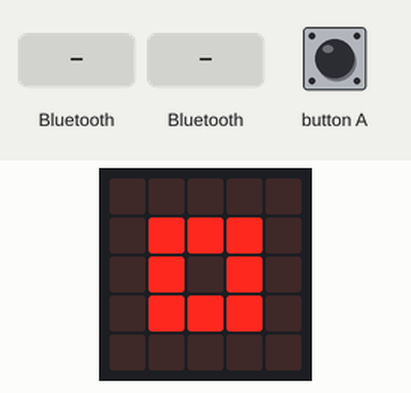
Recording of a program running on a simulated BBC micro:bit (MakeCode). On the bench: the board's 5×5 LED display. The inputs (shaded band) are chosen by the test bench.

Above: at 1.8 s.
1.9 s: a phone connects over Bluetooth
At 2.2 s:
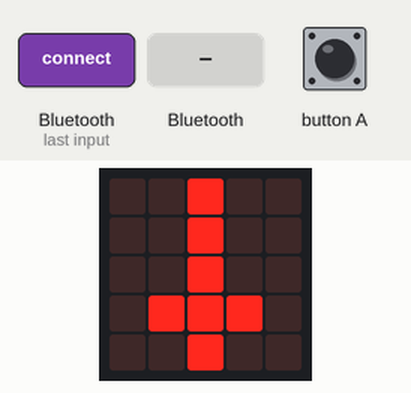
3.4 s: "1" arrives over Bluetooth UART
At 4.5 s:
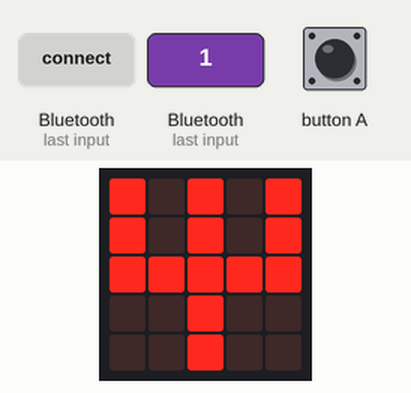
4.9 s: a phone disconnects over Bluetooth
At 5.7 s:
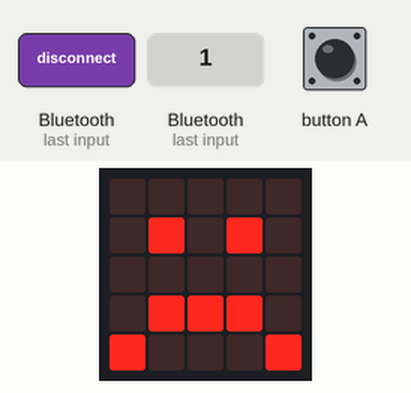
8.0 s: "A" arrives over Bluetooth UART
At 9.2 s:
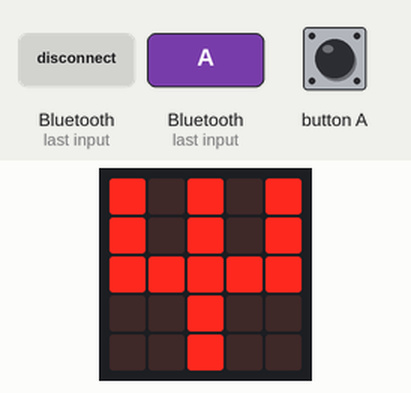
Timing chart, 0 to 11.0 s (numbered marks = the images above; inputs shaded):
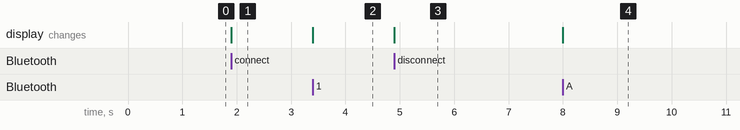

Measured:
- after the input at 1.9 s, the display: changes at once (image 1)
- after the input at 3.4 s, the display: changes at once (image 2)
- after the input at 4.9 s, the display: changes at once (image 3)
- after the input at 8.0 s, the display: changes at once (image 4)

The program:

main.ts
```typescript
bluetooth.onBluetoothConnected(function () {
    basic.showIcon(IconNames.Sword)
})
bluetooth.onBluetoothDisconnected(function () {
    basic.showIcon(IconNames.Sad)
})
input.onButtonPressed(Button.A, function () {
    bluetooth.uartWriteString(String.fromCharCode(count))
    count = count + 1
})
bluetooth.onUartDataReceived(serial.delimiters(Delimiters.NewLine), function () {
    basic.showIcon(IconNames.Pitchfork)
})
let count = 0
basic.showIcon(IconNames.SmallSquare)
basic.forever(function () {

})
```

test.ts
```typescript
// tests gaan hier; deze zal niet worden gecompileerd wanneer dit pakket wordt gebruikt als extensie.
```
